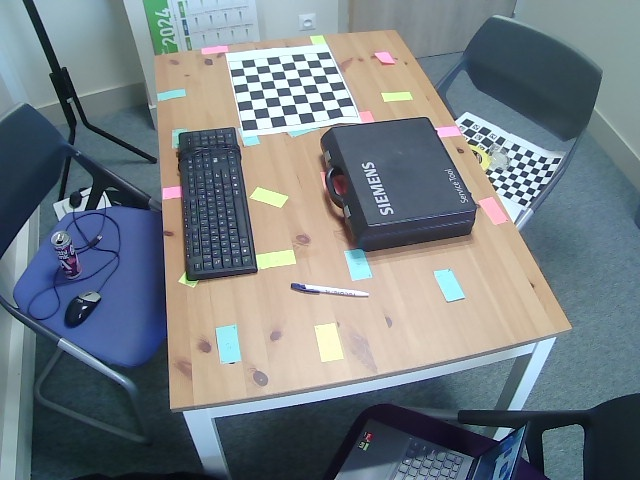
#> input picture Main Objts Tests/4sameTime1.jpg, 640 x 480 px; its folder holds 5 pictures in this run
$ python Main_CCU_MoreImages.py
#> lines starting #> are read from the running program, lines starting #| are printed output that depends on the picture
### Main Objts Tests/SizeEstimations.py
# -*- coding: utf-8 -*-
"""
Created on Fri Apr 19 09:23:50 2024

Class DistanceEstimations

@author: jpila
"""

import numpy as np
import cv2 as cv
import math

class SizeEstimations:

    #Constructor
        #Not necessary for our purpose
    # def __init__(self, tMatrix, distCoefficient):
    #     self.tMtx = tMatrix
    #     self.dCoef = distCoefficient

    def __init__(self):
        pass

    #Methods
    # [7 lines left out: function homographyTransform, not called in this run]


    def undistortTransform(self,imgCaseStudy, tMtx, dCoef):

        #Correct distortion
        imgTransform = cv.undistort(imgCaseStudy, tMtx, dCoef, None)

        return imgTransform


    # [20 lines left out: function transformCoordSyst, not called in this run]


    def estimateDistance2Pixels(self,Pixel1,Pixel2):

        toTest = np.float32([])

        if(type(toTest) != type(Pixel1)):
            Pixel1 = np.array(Pixel1)

        if(type(toTest) != type(Pixel2)):
            Pixel2 = np.array(Pixel2)


        #If right format calculate euclidean distance
        distance = np.linalg.norm(Pixel1 - Pixel2)


        return distance


    def estimateScaleFactor(self,pDistKnowObj,realDist):

        scaleFactor = pDistKnowObj / realDist

        return scaleFactor


    # [6 lines left out: function estimateRealMeasure, not called in this run]


### Main Objts Tests/CameraCalibration.py
# -*- coding: utf-8 -*-
"""
Created on Thu Apr 18 15:52:57 2024

Class CameraCalibration

@author: jpila
"""

import numpy as np
import cv2 as cv
import glob
import pathlib
import os

class CameraCalibration:

    #Constructor
    def __init__(self,objectPts):

        self.objP = objectPts

    #Methods
    # [29 lines left out: function homography, not called in this run]


    def __getNbPoints(self,system):
        return system.shape[0]


    # [76 lines left out: functions __isPlane, zhang, not called in this run]


    def calibration(self,imgPoints, imgShape):
        toTest = np.float32([])

        #Check if points are in the right format , need an array of arrays.
        if(type(toTest) == type(self.objP)):
            objPoints = []
            objPoints.append(self.objP)

        # Return Trasformation Matrix from  3D world to Img, and distortion coefficient
        ret, tMtx, dist, rvecs, tvecs = cv.calibrateCamera(
            self.objP, imgPoints, imgShape , None, None)


        return [ret,tMtx, dist ,rvecs, tvecs]


### Main Objts Tests/Main_CCU_MoreImages.py
# -*- coding: utf-8 -*-
"""
Created on Wed Apr 24 15:27:27 2024

@author: jpila
"""

import CameraCalibration as CC
import SizeEstimations as SE
import cv2 as cv
import pickle
import numpy as np


######## Calibrate Camera test with Post its

# prepare object points, like (0,0,0), (1,0,0), (2,0,0) ....,(6,5,0)

objPts = np.float32([[0,0,0],[73.6,0,0],[0,117.4,0],[73.6,117.4,0],
                   [26.6,6,0],[8,40,0],[40,29.6,0],[23.8,51,0],[19.5,74.2,0],[37.6,72,0],[1.2,88,0],[19,98.5,0],[7,14.4,0],[10.4,21.6,0], #1- 9
                   [1,54.4,0],[7.6,57.4,0],[27,21.4,0],[29.4,28.2,0],[27.2,36,0],[34.2,39,0],[24,81.2,0],[26.4,87.6,0],[42.6,14,0],[45.8,20.6,0], #10 - 14
                   [35.4,45.4,0],[41,50.2,0],[34.6,96.2,0],[37.6,89.6,0],[52,0,0],[59,3.8,0],[50.2,44.2,0],[52.6,51.2,0],[46.4,71.2,0],[54,69.6,0], # 16 - 20
                   [48.2,87,0],[55,90,0],[44.4,112.8,0],[47,106,0],[66,22.2,0],[72.4,26,0],[66.6,41,0],[70,47.8,0],[66,63.2,0],[72.4,65.6,0], # 21 - 25
                   [66.8,84.4,0],[68.2,92,0],[61.2,103.2,0],[64.2,110,0]]) #26 - 27


imgPts = np.float32([[405,52],[159,78],[578,364],[160,443],#Table points
                     [320,68],[417,124],[288,116],[367,156],[411,218],[328,224],[513,251],[451,304],[394,75],[389,87],#1- 9
                     [462,154],[437,164],[331,92],[326,108],[341,123],[315,133],[404,243],[399,268],[269,86],[260,99], #10 - 14
                     [316,147],[295,162],[370,309],[345,285],[233,68],[208,76],[255,152],[246,172],[287,225],[251,226], #16 - 20
                     [290,284],[256,300],[338,394],[313,363],[187,113],[162,125],[188,154],[174,174],[194,213],[164,226], # 21 - 25
                     [195,287],[187,317],[228,362],[215,397]]) #26 - 27

imgPts0 = np.float32([[411,37],[166,63],[589,348],[177,432],#Table points
                     [327,53],[429,110],[296,101],[376,140],[423,204],[339,209],[524,237],[465,290],[402,61],[398,72],#1- 9
                     [471,139],[449,150],[339,77],[333,94],[349,109],[323,119],[415,229],[411,255],[276,72],[268,85], #10 - 14
                     [326,132],[303,150],[383,295],[359,269],[238,53],[214,61],[264,135],[256,158],[300,211],[261,212], #16 - 20
                     [303,268],[268,286],[353,380],[328,350],[195,98],[168,110],[196,139],[183,159],[203,200],[171,213], # 21 - 25
                     [207,273],[202,303],[244,348],[231,384]]) #26 - 27

imgPts1 = np.float32([[635,245],[494,69],[76,394],[75,148],#Table points
                     [561,174],[473,265],[452,156],[394,222],[290,262],[279,199],[240,354],[170,292],[575,237],[542,233],#1- 9
                     [423,310],[394,286],[509,184],[476,183],[450,196],[426,178],[253,255],[217,251],[503,139],[474,133], #10 - 14
                     [399,182],[365,167],[171,232],[200,214],[530,112],[507,97],[378,141],[348,140],[274,174],[272,150], #16 - 20
                     [206,183],[187,166],[95,220],[123,203],[436,93],[413,82],[369,103],[338,99],[287,118],[269,106], # 21 - 25
                     [202,133],[172,136],[132,162],[103,161]]) #26 - 27

imgPts2 = np.float32([[618,247],[447,76],[54,469],[26,196],#Table points
                     [532,179],[457,287],[417,173],[371,248],[267,303],[246,236],[226,411],[141,351],[556,247],[523,246],#1- 9
                     [412,343],[378,320],[481,195],[449,198],[423,215],[395,199],[227,302],[186,300],[470,148],[438,146], #10 - 14
                     [367,204],[335,194],[137,284],[165,261],[492,117],[467,104],[343,161],[304,164],[236,208],[231,185], #16 - 20
                     [165,226],[144,209],[54,276],[81,255],[393,106],[365,95],[325,121],[293,122],[243,146],[221,133], # 21 - 25
                     [156,170],[125,176],[85,209],[57,210]]) #26 - 27

imgPts3 = np.float32([[398,265],[492,86],[3,128],[146,13],#Table points
                     [416,177],[241,183],[343,118],[237,130],[153,118],[197,86],[72,149],[86,103],[345,221],[321,198],#1- 9
                     [174,184],[179,162],[356,156],[330,141],[298,139],[299,120],[143,107],[129,95],[409,130],[385,114], #10 - 14
                     [280,112],[272,97],[123,76],[149,74],[471,125],[465,107],[311,84],[289,74],[217,71],[236,59], #16 - 20
                     [176,59],[181,47],[102,53],[125,51],[409,77],[404,63],[349,60],[330,49],[279,46],[280,34], # 21 - 25
                     [217,33],[198,28],[158,33],[145,25]]) #26 - 27

#######5 Objects Test

# imgPts4 = np.float32([[20,184],[46,446],[434,65],[601,231],#Table points
#                       [51,250],[174,151],[166,257],[238,179],[323,140],[350,189],[342,88],[410,114],[72,182],[105,184],#1- 9
#                       [218,120],[240,133],[113,226],[148,226],[178,207],[203,226],[354,141],[390,142],[93,291],[129,292], #10 - 14
#                       [230,219],[265,230],[436,151],[418,167],[37,347],[57,372],[249,270],[290,268],[364,214],[376,244], #16 - 20
#                       [430,198],[462,127],[513,157],[498,172],[161,373],[192,399],[264,340],[309,342],[369,296],[406,319], # 21 - 25
#                       [469,259],[505,254],[522,214],[555,215]]) #26 - 27

# imgPts4 = np.float32([[366,29],[123,61],[533,337],[116,416],#Table points
#                       [281,47],[377,101],[248,94],[325,123],[367,193],[284,200],[468,225],[405,277],[355,53],[349,66],#1- 9
#                       [421,127],[396,139],[290,71],[285,87],[300,100],[271,111],[359,216],[351,245],[230,66],[219,80], #10 - 14
#                       [275,124],[254,141],[322,283],[298,256],[195,50],[170,59],[214,130],[206,151],[244,203],[207,204], #16 - 20
#                       [246,257],[211,275],[287,366],[264,335],[149,94],[125,106],[150,134],[135,155],[155,192],[123,206], # 21 - 25
#                       [154,262],[146,293],[184,336],[169,370]]) #26 - 27


#######For Addition of objects

# imgPts4 = np.float32([[395,26],[150,41],[542,338],[129,389],#Table points
#                       [310,38],[403,97],[276,82],[349,124],[386,187],[305,187],[486,225],[421,270],[385,48],[376,61],#1- 9
#                       [444,127],[418,138],[318,62],[312,77],[327,90],[299,101],[379,209],[369,236],[259,54],[248,66], #10 - 14
#                       [300,113],[277,128],[341,271],[319,237],[223,34],[198,41],[239,115],[229,134],[267,188],[228,186], #16 - 20
#                       [266,239],[228,257],[303,351],[278,317],[177,76],[149,85],[174,115],[159,132],[177,170],[144,183], # 21 - 25
#                       [172,238],[165,270],[199,314],[181,348]]) #26 - 27


########Third test for pencil
imgPts4 = np.float32([[394,30],[154,56],[570,328],[168,408],#Table points
                      [312,46],[411,99],[283,91],[361,129],[406,191],[324,194],[506,221],[448,270],[386,52],[381,65],#1- 9
                      [454,127],[431,138],[323,69],[318,84],[334,97],[308,109],[400,212],[394,239],[262,63],[253,77], #10 - 14
                      [312,121],[290,136],[370,277],[343,251],[226,46],[200,54],[251,125],[243,146],[287,197],[249,198], #16 - 20
                      [290,250],[256,268],[341,357],[314,326],[182,89],[156,101],[185,129],[171,147],[193,185],[162,197], # 21 - 25
                      [197,255],[190,286],[232,326],[220,362]]) #26 - 27

#Sample
# imgPts = np.float32([[],[],[],[],#Table points
#                      [],[],[],[],[],[],[],[],[],[],#1- 9
#                      [],[],[],[],[],[],[],[],[],[], #10 - 14
#                      [],[],[],[],[],[],[],[],[],[], #16 - 20
#                      [],[],[],[],[],[],[],[],[],[], # 21 - 25
#                      [],[],[],[]]) #26 - 27


img1 = cv.imread('4sameTime1.jpg')
#> img1 is the input picture: shape (480, 640, 3); mean B, G, R 130.8, 125.5, 116.5

image = img1

##Show points in picture to verify
# for i in range (imgPts4.shape[0]):
#     coord = tuple(int(x) for x in imgPts4[i])
#     image = cv.circle(image,coord, 2,(0, 0, 255), -1)


gray = cv.cvtColor(image, cv.COLOR_BGR2GRAY)
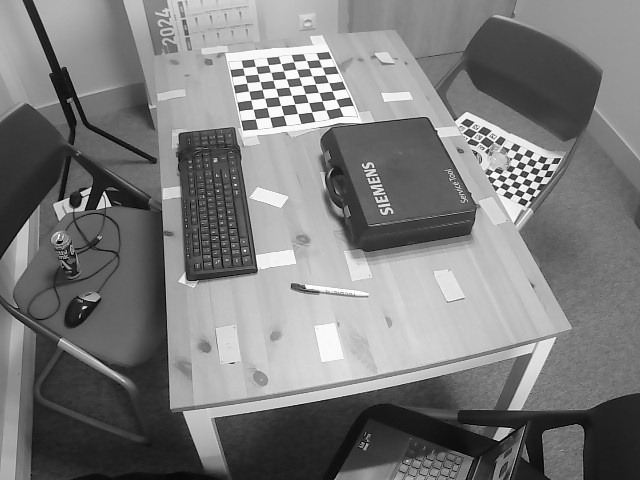
#> gray: shape (480, 640); min 1, max 255, mean 123.4
cv.imshow('Distorted',image)
cv.waitKey(0)


# Arrays to store object points and image points from all the images.
objP = [] # 3d point in real world space
imgP = [] # 2d points in image plane.
objP.append(objPts)
imgP.append(imgPts)

objP.append(objPts)
imgP.append(imgPts0)

objP.append(objPts)
imgP.append(imgPts1)

# [6 lines of commented-out code are left out]

objP.append(objPts)
imgP.append(imgPts4)

#Create Objects
cali = CC.CameraCalibration(objP)
szEstim = SE.SizeEstimations()

ret, tMtx, dCoef, rvecs, tvecs =  cali.calibration(imgP,gray.shape[::-1])
#> ret = 1.72
tImg0 = szEstim.undistortTransform(image, tMtx, dCoef)
#> in undistortTransform, `imgTransform = cv.undistort(imgCaseStudy, tMtx, dCoef, None)`:
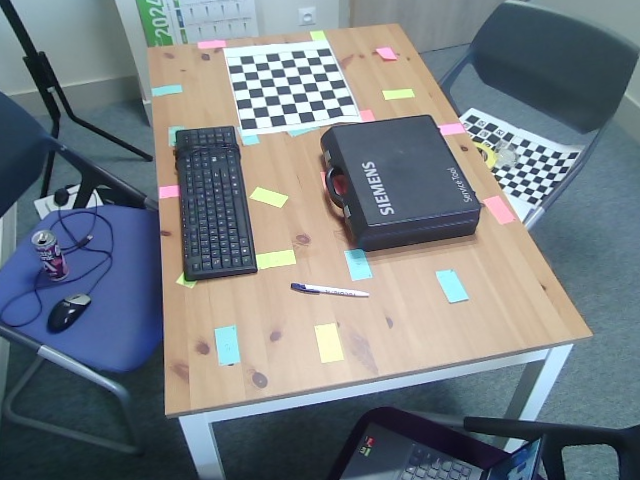
#> imgTransform: shape (480, 640, 3); mean B, G, R 129.9, 124.4, 116.4


##Results
cv.imshow('Undistorted',tImg0)
cv.waitKey(0)
cv.imwrite('getPixelsObj15.jpg',tImg0)

cv.destroyAllWindows()

toShow = np.concatenate((image,tImg0), axis = 1)
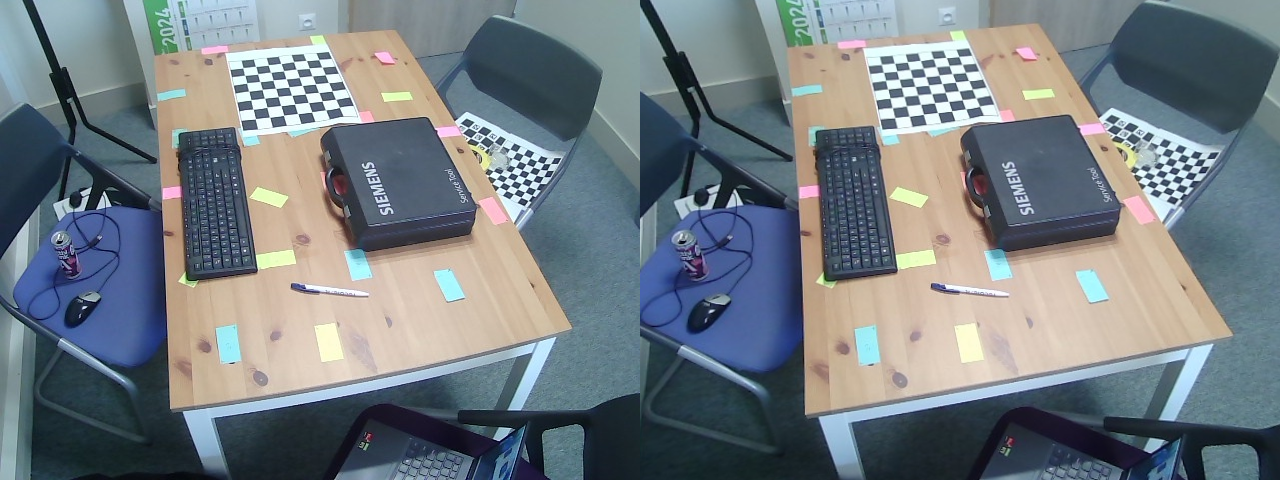
#> toShow: shape (480, 1280, 3); mean B, G, R 130.4, 125, 116.4
cv.imshow('Analyse',toShow)
cv.waitKey(0)
cv.destroyAllWindows()

###############Estimate Scale Factor

#Estimate  Pixel distance of  object of known dimensions
objKnownPxDistance = szEstim.estimateDistance2Pixels([396,24],[592,335])
#Estimate  scale factor
sclFactor = szEstim.estimateScaleFactor(objKnownPxDistance, 117.4)

# print('Scale factor =',sclFactor)


###############Serialize Matrix, Distort coefficient and Scale Factor

# toSave = (tMtx, dCoef, sclFactor)

# # Open a file and use dump()
# with open('ObjsCCOutPut3.pkl', 'wb') as file:

#     # A new file will be created
#     pickle.dump(toSave, file)
